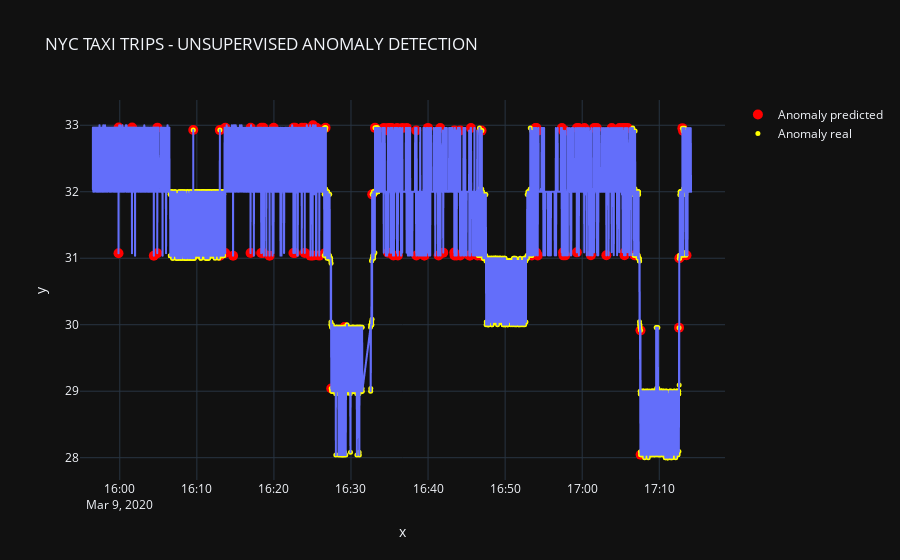

Write notebook code for a chart like this one.
### Code cell
import plotly.graph_objects as go
import plotly.express as px
# plot value on y-axis and date on x-axis
fig = px.line(iforest_results, x=df.index, y=df['Volume Flow RateRMS'], title='NYC TAXI TRIPS - UNSUPERVISED ANOMALY DETECTION', template = 'plotly_dark')
# create list of outlier_dates
outlier_dates = anomaly_df.index
# obtain y value of anomalies to plot
y_values = [df.loc[i]['Volume Flow RateRMS'] for i in outlier_dates]

label_dates=df[df['anomaly'] == 1].index
tru_ano=[df.loc[i]['Volume Flow RateRMS'] for i in label_dates]

fig.add_trace(go.Scatter(x=outlier_dates, y=y_values, mode = 'markers', 
                name = 'Anomaly predicted', 
                marker=dict(color='red',size=10)))

fig.add_trace(go.Scatter(x=label_dates, y=tru_ano, mode = 'markers', 
                name = 'Anomaly real', 
                marker=dict(color='yellow',size=5)))
fig.show()
